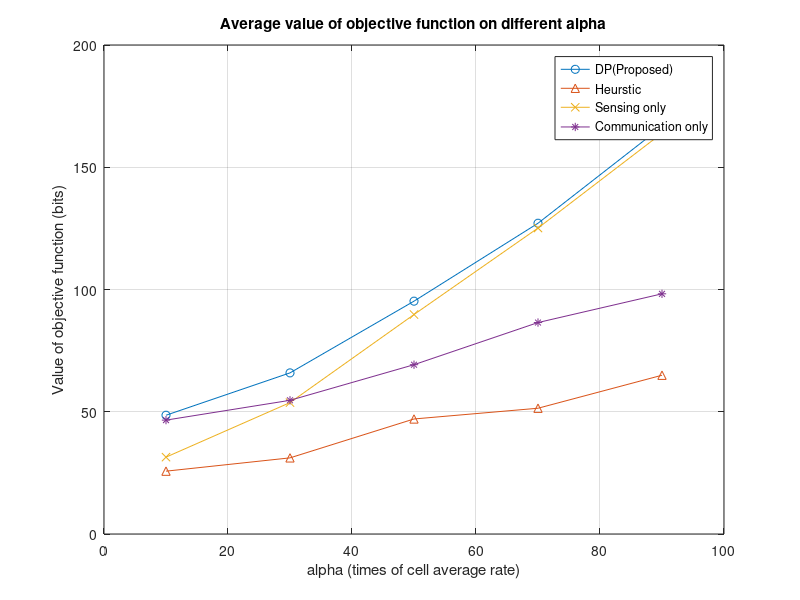
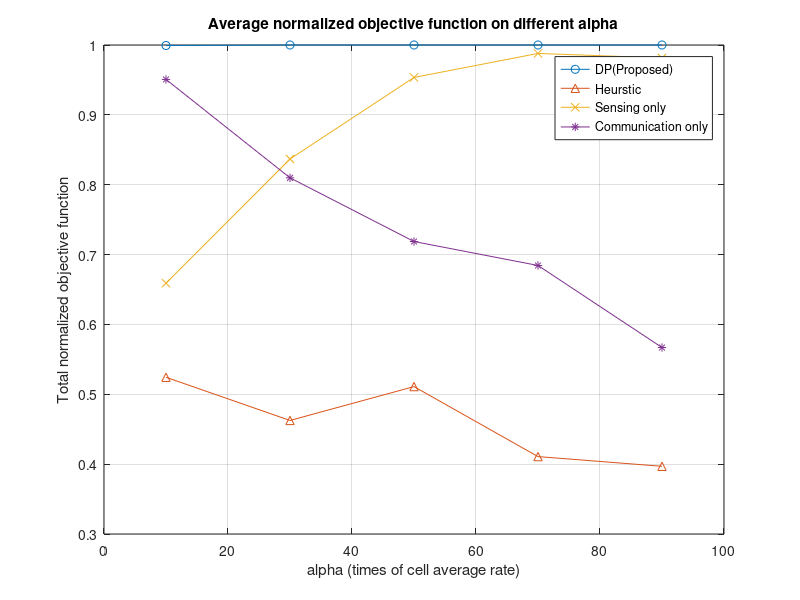
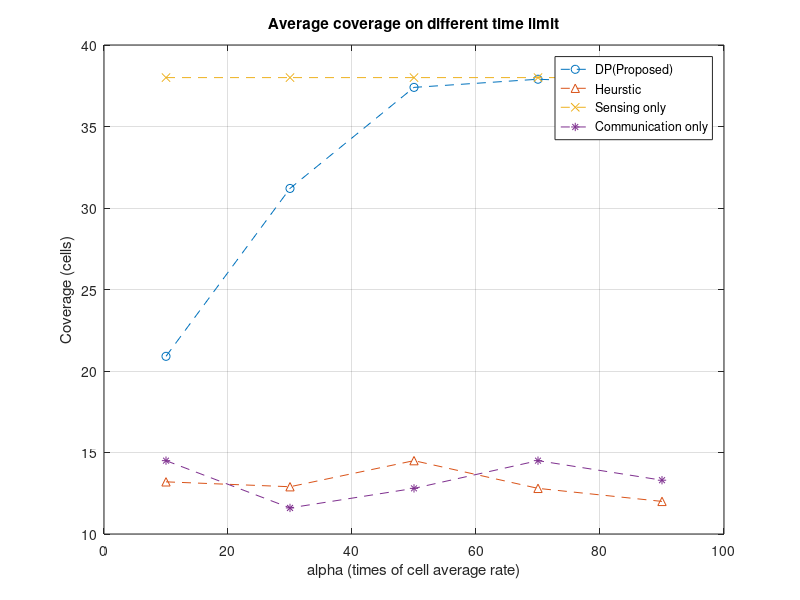
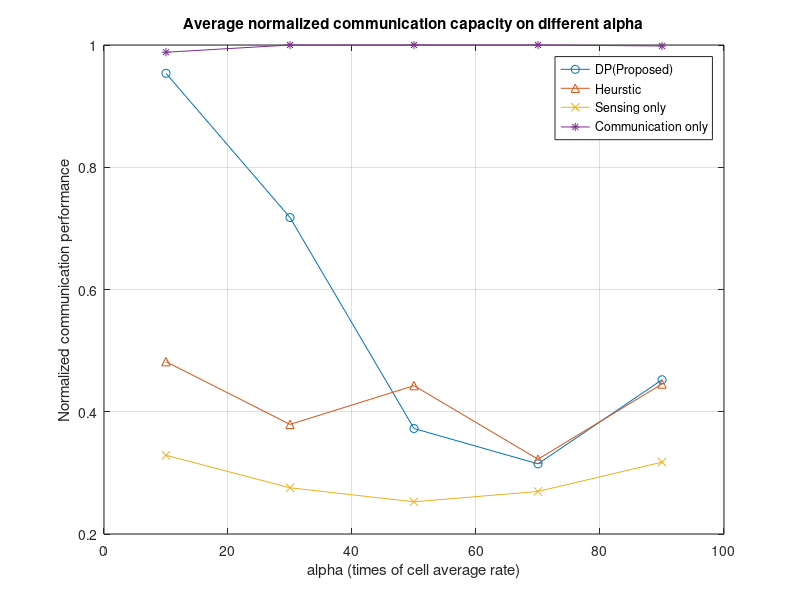

These charts were generated, in order, by the following MATLAB code:
clear all
close all
load('single_different_alpha10.mat')

mean_comm_rate_dp=mean(comm_rate_dp_matrix);
mean_comm_rate_sens=mean(comm_rate_sens_matrix);
mean_comm_rate_comm=mean(comm_rate_comm_matrix);
mean_comm_rate_heu=mean(comm_rate_heu_matrix);




figure()
plot(alpha_row, mean_rate_dp, '-o');
hold on
plot(alpha_row, mean_rate_heu, '-^');
plot(alpha_row, mean_rate_sens, '-x');
plot(alpha_row, mean_rate_comm, '-*');
ylabel('Value of objective function (bits)')
xlabel('alpha (times of cell average rate)')
grid on
legend('DP(Proposed)', 'Heurstic', 'Sensing only', 'Communication only')
title("Average value of objective function on different alpha")

figure()
plot(alpha_row, mean_rate_dp_normalized, '-o');
hold on
plot(alpha_row, mean_rate_heu_normalized, '-^');
plot(alpha_row, mean_rate_sens_normalized, '-x');
plot(alpha_row, mean_rate_comm_normalized, '-*');
xlabel('alpha (times of cell average rate)')
ylabel('Total normalized objective function')
grid on
legend('DP(Proposed)', 'Heurstic', 'Sensing only', 'Communication only')
title("Average normalized objective function on different alpha")

figure()
plot(alpha_row, mean_N_SAR_dp, '--o');
hold on
plot(alpha_row, mean_N_SAR_heu, '--^');
plot(alpha_row, mean_N_SAR_sens, '--x');
plot(alpha_row, mean_N_SAR_comm, '--*');
ylabel('Coverage (cells)')
xlabel('alpha (times of cell average rate)')
title("Average coverage on different time limit")
grid on
legend('DP(Proposed)', 'Heurstic', 'Sensing only', 'Communication only')

figure()
plot(alpha_row, mean_comm_rate_dp_normalized, '-o');
hold on
plot(alpha_row, mean_comm_rate_heu_normalized, '-^');
plot(alpha_row, mean_comm_rate_sens_nomalized, '-x');
plot(alpha_row, mean_comm_rate_comm_normalized, '-*');
xlabel('alpha (times of cell average rate)')
ylabel('Normalized communication performance')
title("Average normalized communication capacity on different alpha")
grid on
legend('DP(Proposed)', 'Heurstic', 'Sensing only', 'Communication only')

figure()
plot(alpha_row, mean_comm_rate_dp, '-o');
hold on
plot(alpha_row, mean_comm_rate_heu, '-^');
plot(alpha_row, mean_comm_rate_sens, '-x');
plot(alpha_row, mean_comm_rate_comm, '-*');
xlabel('alpha (times of cell average rate)')
ylabel('Normalized communication performance')
title("Average communication capacity on different alpha")
grid on
legend('DP(Proposed)', 'Heurstic', 'Sensing only', 'Communication only')